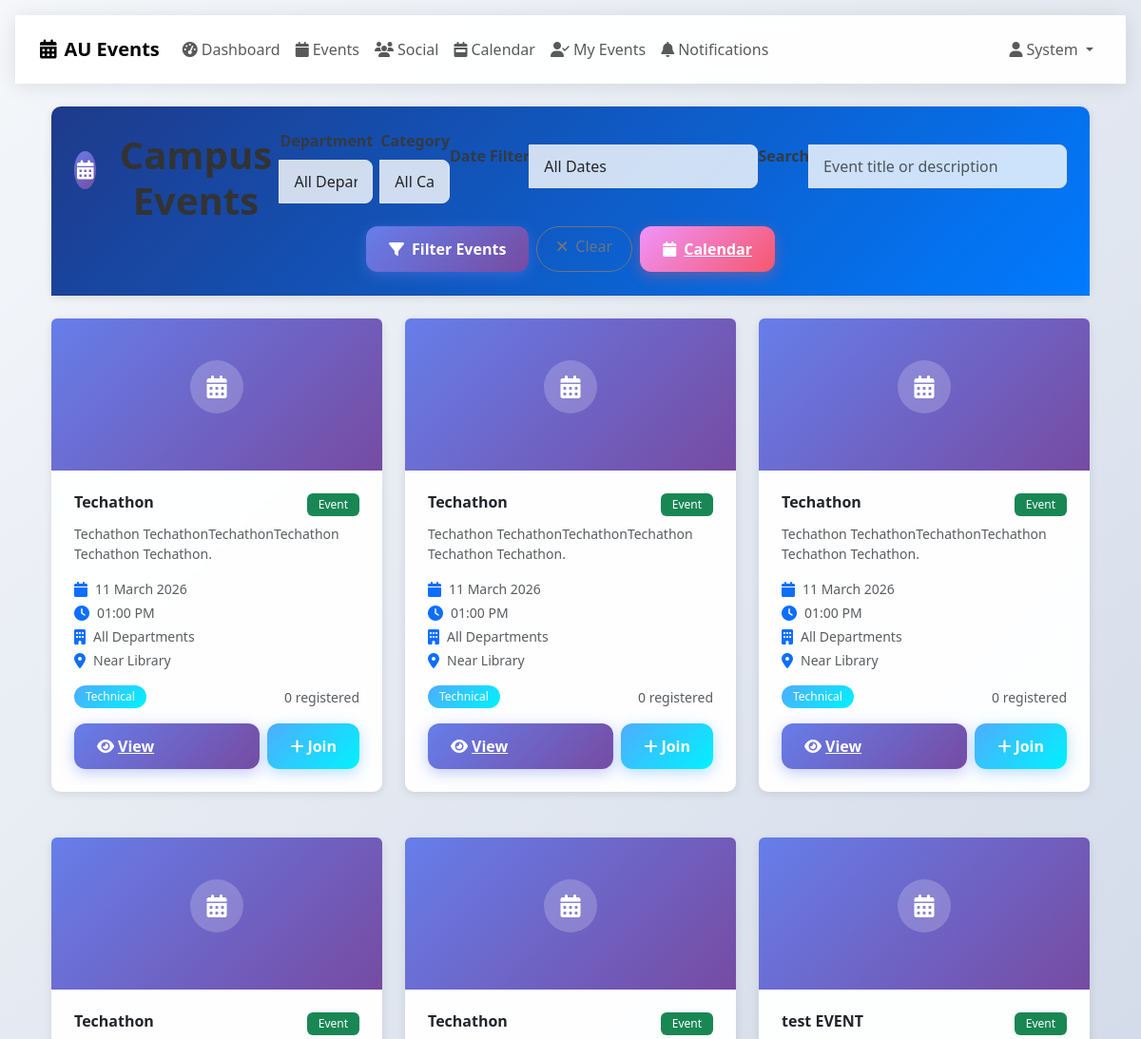
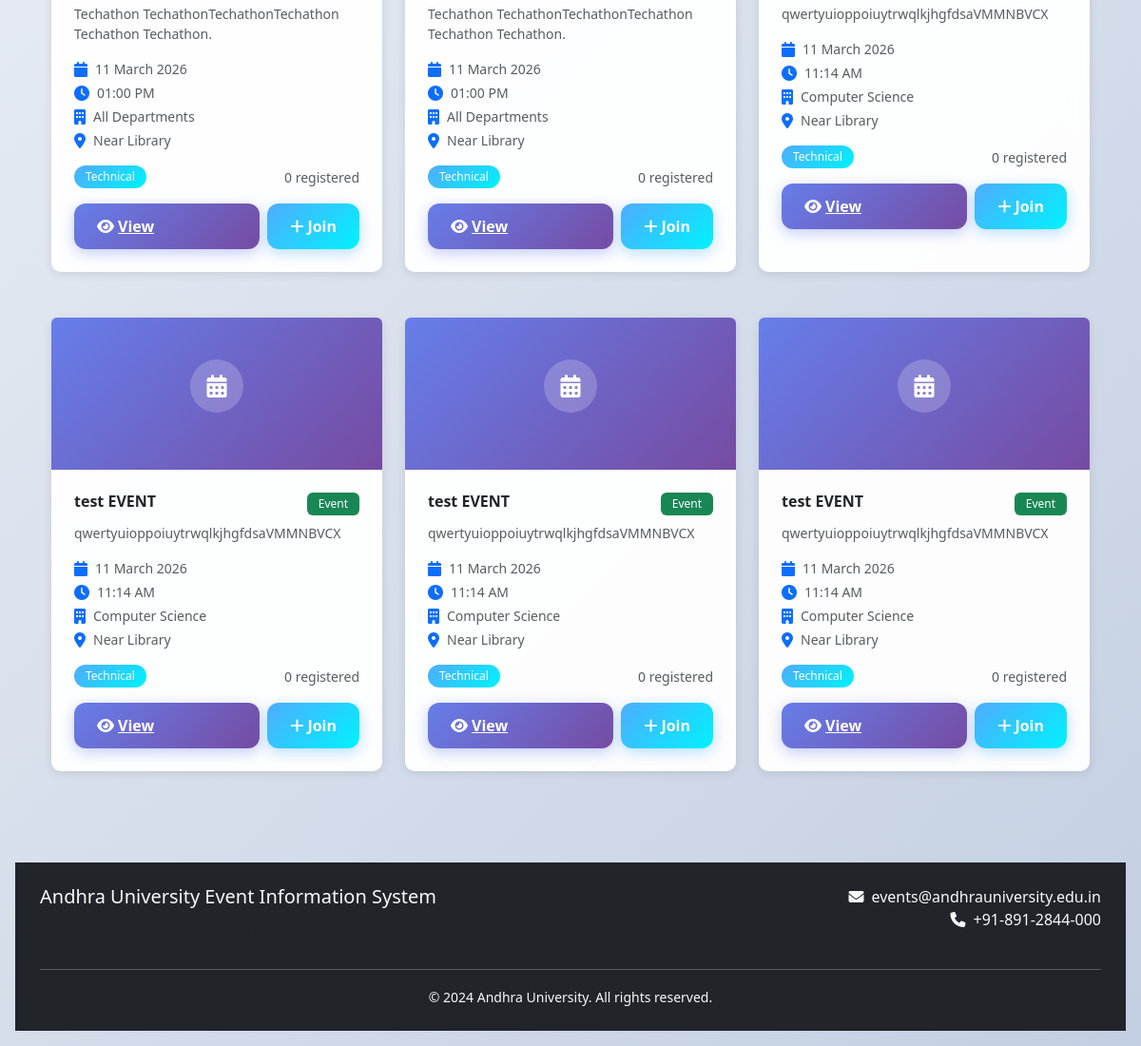
The app's page /events (signed in) with its own data (2 pictures, top to bottom).
### models/user.py (models this page shows, shortened)
class User(UserMixin, db.Model):
    __abstract__ = True
    id = db.Column(db.Integer, primary_key=True)
    email = db.Column(db.String(120), unique=True, nullable=False, index=True)
    password_hash = db.Column(db.String(255), nullable=False)
    created_at = db.Column(db.DateTime, default=datetime.utcnow)
    is_active = db.Column(db.Boolean, default=True)

class Admin(User):
    __tablename__ = 'admins'
    username = db.Column(db.String(50), unique=True, nullable=False)
    first_name = db.Column(db.String(50), nullable=False)
    last_name = db.Column(db.String(50), nullable=False)
    role = db.Column(db.String(20), default='admin')  # admin, super_admin
    department = db.Column(db.String(100))
    created_events = db.relationship('Event', backref='creator', lazy='dynamic')
    @property
    def unread_notifications_count(self):
        return 0

### models/event.py (models this page shows, shortened)
class Event(db.Model):
    __tablename__ = 'events'
    id = db.Column(db.Integer, primary_key=True)
    title = db.Column(db.String(200), nullable=False)
    description = db.Column(db.Text, nullable=False)
    date = db.Column(db.Date, nullable=False, index=True)
    time = db.Column(db.Time, nullable=False)
    location = db.Column(db.String(200), nullable=False)
    department = db.Column(db.String(100), nullable=False, index=True)
    category = db.Column(db.String(50), nullable=False, index=True)  # technical, cultural, workshop, seminar
    max_participants = db.Column(db.Integer)
    poster_image = db.Column(db.String(255))
    created_by = db.Column(db.Integer, db.ForeignKey('admins.id'), nullable=False)
    created_at = db.Column(db.DateTime, default=datetime.utcnow)
    updated_at = db.Column(db.DateTime, default=datetime.utcnow, onupdate=datetime.utcnow)
    is_active = db.Column(db.Boolean, default=True)
    registrations = db.relationship('EventRegistration', backref='event', lazy='dynamic', cascade='all, delete-orphan')
    feedbacks = db.relationship('EventFeedback', backref='event', lazy='dynamic', cascade='all, delete-orphan')
    @property
    def registered_count(self):
        return self.registrations.count()

### routes/main.py (the view)
@main_bp.route('/events')
def events():
    page = request.args.get('page', 1, type=int)
    department = request.args.get('department')
    category = request.args.get('category')
    search = request.args.get('search')
    query = Event.query.filter(Event.is_active == True, Event.date >= datetime.utcnow().date())
    if department:
        query = query.filter(Event.department == department)
    if category:
        query = query.filter(Event.category == category)
    if search:
        query = query.filter(Event.title.contains(search) | Event.description.contains(search))
    events = query.order_by(Event.date).paginate(
        page=page, per_page=10, error_out=False
    )
    departments = db.session.query(Event.department).distinct().all()
    categories = db.session.query(Event.category).distinct().all()
    return render_template(mobile_template('main/events_filtered.html'),
                         events=events,
                         page=page,
                         pages=events.pages,
                         has_prev=events.has_prev,
                         has_next=events.has_next,
                         prev_num=events.prev_num,
                         next_num=events.next_num,
                         departments=[d[0] for d in departments],
                         categories=[c[0] for c in categories],
                         current_department=department,
                         current_category=category,
                         current_search=search,
                         current_date=datetime.utcnow().date())

### templates/main/events_filtered.html (shortened to what this page needs)
{% extends "base.html" %}
{% block content %}
<div class="card slide-up">
    <div class="card-header">
        <div class="d-flex justify-content-between align-items-center">
            <div class="d-flex align-items-center">
                <div class="icon-circle me-3" style="width: 40px; height: 40px;">
                    <i class="fas fa-calendar-alt"></i>
                </div>
                <div>
                    <h1 class="display-title mb-0">Campus Events</h1>
                </div>
            </div>
            <div class="d-flex gap-3">
                <form method="GET" class="d-flex gap-2 flex-fill">
                    <div class="input-group">
                        <label for="department" class="form-label">Department</label>
                        <select class="form-control" id="department" name="department">
                            <option value="">All Departments</option>
                        </select>
                    </div>
                    <div class="input-group">
                        <label for="category" class="form-label">Category</label>
                        <select class="form-control" id="category" name="category">
                            <option value="">All Categories</option>
                        </select>
                    </div>
                </div>
                <div class="input-group">
                    <label for="date_filter" class="form-label">Date Filter</label>
                    <select class="form-control" id="date_filter" name="date_filter">
                        <option value="">All Dates</option>
                    </select>
                </div>
                <div class="input-group">
                    <label for="search" class="form-label">Search</label>
                    <input type="text" class="form-control" id="search" name="search" placeholder="Event title or description">
                </div>
            </div>
            <div class="d-flex justify-content-center gap-2">
                <button type="submit" class="btn-gradient-primary">
                    <i class="fas fa-filter me-2"></i>Filter Events
                </button>
                <a href="{{ url_for('main.events') }}" class="btn btn-outline-secondary">
                    <i class="fas fa-times me-2"></i>Clear
                </a>
                <a href="{{ url_for('main.calendar_view') }}" class="btn-gradient-secondary">
                    <i class="fas fa-calendar me-2"></i>Calendar
                </a>
            </div>
    </div>
</div>
{% if events.items %}
    <div class="card-grid card-grid-2 card-grid-3">
        {% for event in events.items %}
            <div class="card fade-in">
                {% if event.poster_image %}
                    <img src="{{ url_for('static', filename='uploads/' + event.poster_image) }}"
                         class="w-100 rounded-top" style="height: 160px; object-fit: cover;"
                         alt="{{ event.title }}">
                {% else %}
                    <div class="d-flex align-items-center justify-content-center rounded-top"
                         style="height: 160px; background: var(--primary-gradient);">
                        <div class="icon-circle" style="background: rgba(255,255,255,0.2); width: 56px; height: 56px; font-size: 1.5rem;">
                            <i class="fas fa-calendar-alt text-white"></i>
                        </div>
                    </div>
                {% endif %}
                <div class="card-body">
                    <div class="d-flex justify-content-between align-items-start mb-2">
                        <h6 class="card-title fw-bold mb-0">{{ event.title }}</h6>
                        <span class="badge bg-success">Event</span>
                    </div>
                    <p class="card-text text-muted small mb-3">{{ event.description[:80] }}{% if event.description|length > 80 %}...{% endif %}</p>
                    <div class="mb-3">
                        <div class="d-flex align-items-center mb-1">
                            <i class="fas fa-calendar me-2 text-primary"></i>
                            <small class="text-muted">{{ event.date.strftime('%d %B %Y') }}</small>
                        </div>
                        <div class="d-flex align-items-center mb-1">
                            <i class="fas fa-clock me-2 text-primary"></i>
                            <small class="text-muted">{{ event.time.strftime('%I:%M %p') if event.time else 'All Day' }}</small>
                        </div>
                        <div class="d-flex align-items-center mb-1">
                            <i class="fas fa-building me-2 text-primary"></i>
                            <small class="text-muted">{{ event.department }}</small>
                        </div>
                        <div class="d-flex align-items-center mb-1">
                            <i class="fas fa-map-marker-alt me-2 text-primary"></i>
                            <small class="text-muted">{{ event.location or 'TBA' }}</small>
                        </div>
                    </div>
                    <div class="d-flex justify-content-between align-items-center mb-3">
                        <span class="badge rounded-pill" style="background: var(--success-gradient); color: white;">{{ event.category.title() }}</span>
                        <small class="text-muted">{{ event.registered_count or 0 }} registered</small>
                    </div>
                    <div class="d-flex gap-2 mt-3">
                        <a href="{{ url_for('main.event_details', event_id=event.id) }}" class="btn-gradient-primary btn-sm flex-fill">
                            <i class="fas fa-eye me-1"></i>View
                        </a>
                        {% if current_user.is_authenticated %}
                            {% if event.is_registered and event.is_registered(current_user) %}
                                <button class="btn btn-outline-danger btn-sm" onclick="unregisterEvent({{ event.id }})">
                                    <i class="fas fa-times me-1"></i>Leave
                                </button>
                            {% else %}
                                <button class="btn-gradient-success btn-sm" onclick="registerEvent({{ event.id }})">
                                    <i class="fas fa-plus me-1"></i>Join
                                </button>
                            {% endif %}
                        {% endif %}
                    </div>
                </div>
            </div>
        {% endfor %}
    </div>
{% endif %}
{% endblock %}

### templates/base.html (shortened to what this page needs)
<!DOCTYPE html>
<html lang="en">
<head>
    <link href="https://cdn.jsdelivr.net/npm/bootstrap@5.3.0/dist/css/bootstrap.min.css" rel="stylesheet">
    <link href="https://cdnjs.cloudflare.com/ajax/libs/font-awesome/6.4.0/css/all.min.css" rel="stylesheet">
    <link href="{{ url_for('static', filename='css/mobile-first.css') }}" rel="stylesheet">
    <link href="{{ url_for('static', filename='css/style.css') }}" rel="stylesheet">
</head>
<body class="app-container">
    <nav class="navbar navbar-expand-lg sticky-top">
        <div class="container">
            <a class="navbar-brand" href="{{ url_for('main.index') }}">
                <i class="fas fa-calendar-alt me-2"></i>AU Events
            </a>
            <div class="collapse navbar-collapse" id="navbarNav">
                <ul class="navbar-nav me-auto">
                    {% if current_user.is_authenticated %}
                        <li class="nav-item">
                            <a class="nav-link" href="{{ url_for('main.dashboard') }}">
                                <i class="fas fa-tachometer-alt me-1"></i>Dashboard
                            </a>
                        </li>
                        <li class="nav-item">
                            <a class="nav-link" href="{{ url_for('main.events') }}">
                                <i class="fas fa-calendar me-1"></i>Events
                            </a>
                        </li>
                        <li class="nav-item">
                            <a class="nav-link" href="{{ url_for('social.social_feed') }}">
                                <i class="fas fa-users me-1"></i>Social
                            </a>
                        </li>
                        <li class="nav-item">
                            <a class="nav-link" href="{{ url_for('main.calendar_view') }}">
                                <i class="fas fa-calendar-week me-1"></i>Calendar
                            </a>
                        </li>
                        {% if current_user.is_authenticated and not current_user.is_admin %}
                        <li class="nav-item">
                            <a class="nav-link" href="{{ url_for('main.my_events') }}">
                                <i class="fas fa-user-check me-1"></i>My Events
                            </a>
                        </li>
                        <li class="nav-item position-relative">
                            <a class="nav-link" href="{{ url_for('main.notifications') }}">
                                <i class="fas fa-bell me-1"></i>Notifications
                            </a>
                        </li>
                        {% endif %}
                    {% endif %}
                </ul>
                <ul class="navbar-nav">
                    {% if current_user.is_authenticated %}
                        <li class="nav-item dropdown">
                            <a class="nav-link dropdown-toggle" href="#" role="button" data-bs-toggle="dropdown">
                                <i class="fas fa-user me-1"></i>{{ current_user.first_name }}
                            </a>
                        </li>
                    {% endif %}
                </ul>
            </div>
        </div>
    </nav>
    <main class="mobile-container fade-in">
        {% block content %}{% endblock %}
    </main>
    <footer class="bg-dark text-light py-4 mt-5">
        <div class="container">
            <div class="row">
                <div class="col-md-6">
                    <h5>Andhra University Event Information System</h5>
                    <p class="text-muted">Connecting students with campus events</p>
                </div>
                <div class="col-md-6 text-md-end">
                    <p class="mb-0">
                        <i class="fas fa-envelope me-2"></i>events@andhrauniversity.edu.in<br>
                        <i class="fas fa-phone me-2"></i>+91-891-2844-000
                    </p>
                </div>
            </div>
            <hr class="bg-secondary">
            <div class="text-center">
                <small>&copy; 2024 Andhra University. All rights reserved.</small>
            </div>
        </div>
    </footer>
</body>
</html>

### records on screen
Admin: first_name "System"
Event: title "Techathon", description "Techathon TechathonTechathonTechathon Techathon Techathon.", date "11 March 2026", time "01:00 PM", department "All Departments", location "Near Library", category "Technical", registered_count "0"
Event: title "Techathon", description "Techathon TechathonTechathonTechathon Techathon Techathon.", date "11 March 2026", time "01:00 PM", department "All Departments", location "Near Library", category "Technical", registered_count "0"
Event: title "Techathon", description "Techathon TechathonTechathonTechathon Techathon Techathon.", date "11 March 2026", time "01:00 PM", department "All Departments", location "Near Library", category "Technical", registered_count "0"
Event: title "Techathon", description "Techathon TechathonTechathonTechathon Techathon Techathon.", date "11 March 2026", time "01:00 PM", department "All Departments", location "Near Library", category "Technical", registered_count "0"
Event: title "Techathon", description "Techathon TechathonTechathonTechathon Techathon Techathon.", date "11 March 2026", time "01:00 PM", department "All Departments", location "Near Library", category "Technical", registered_count "0"
Event: title "test EVENT", description "qwertyuioppoiuytrwqlkjhgfdsaVMMNBVCX", date "11 March 2026", time "11:14 AM", department "Computer Science", location "Near Library", category "Technical", registered_count "0"
Event: title "test EVENT", description "qwertyuioppoiuytrwqlkjhgfdsaVMMNBVCX", date "11 March 2026", time "11:14 AM", department "Computer Science", location "Near Library", category "Technical", registered_count "0"
Event: title "test EVENT", description "qwertyuioppoiuytrwqlkjhgfdsaVMMNBVCX", date "11 March 2026", time "11:14 AM", department "Computer Science", location "Near Library", category "Technical", registered_count "0"
Event: title "test EVENT", description "qwertyuioppoiuytrwqlkjhgfdsaVMMNBVCX", date "11 March 2026", time "11:14 AM", department "Computer Science", location "Near Library", category "Technical", registered_count "0"
